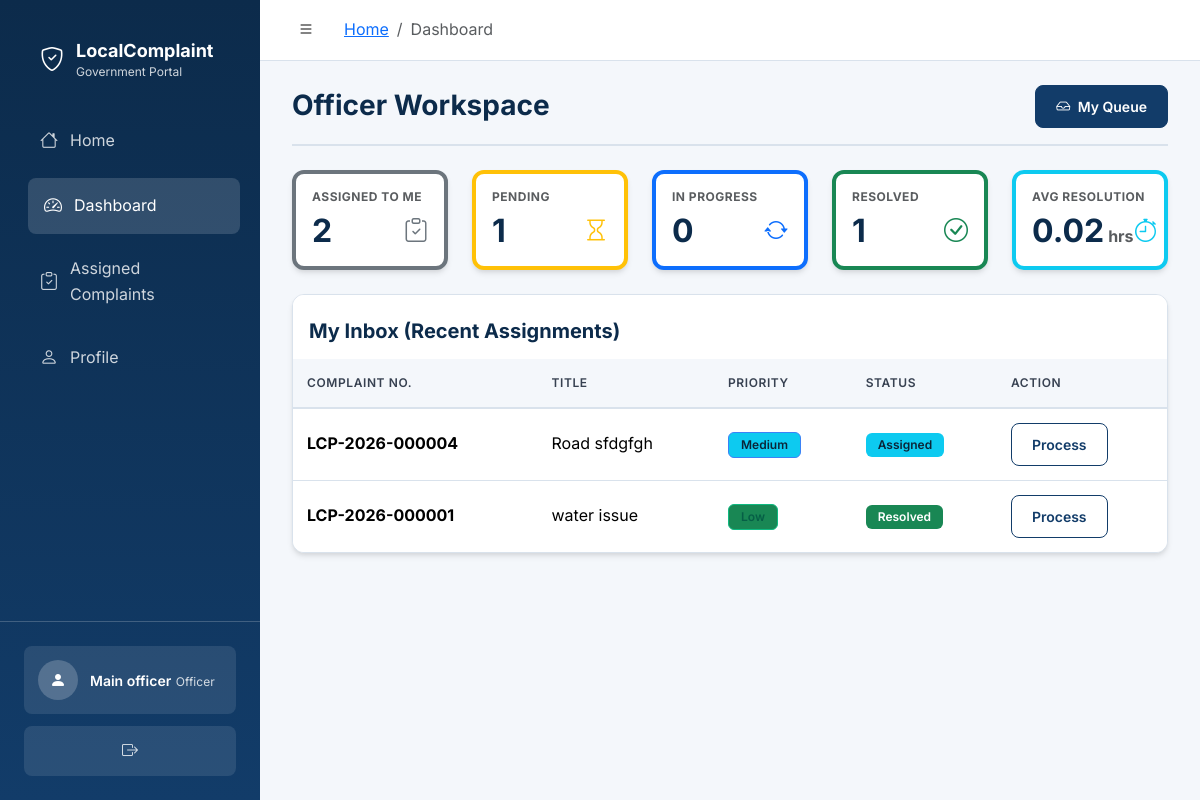
/officer/dashboard (signed in), run on an earlier commit of the app's database.
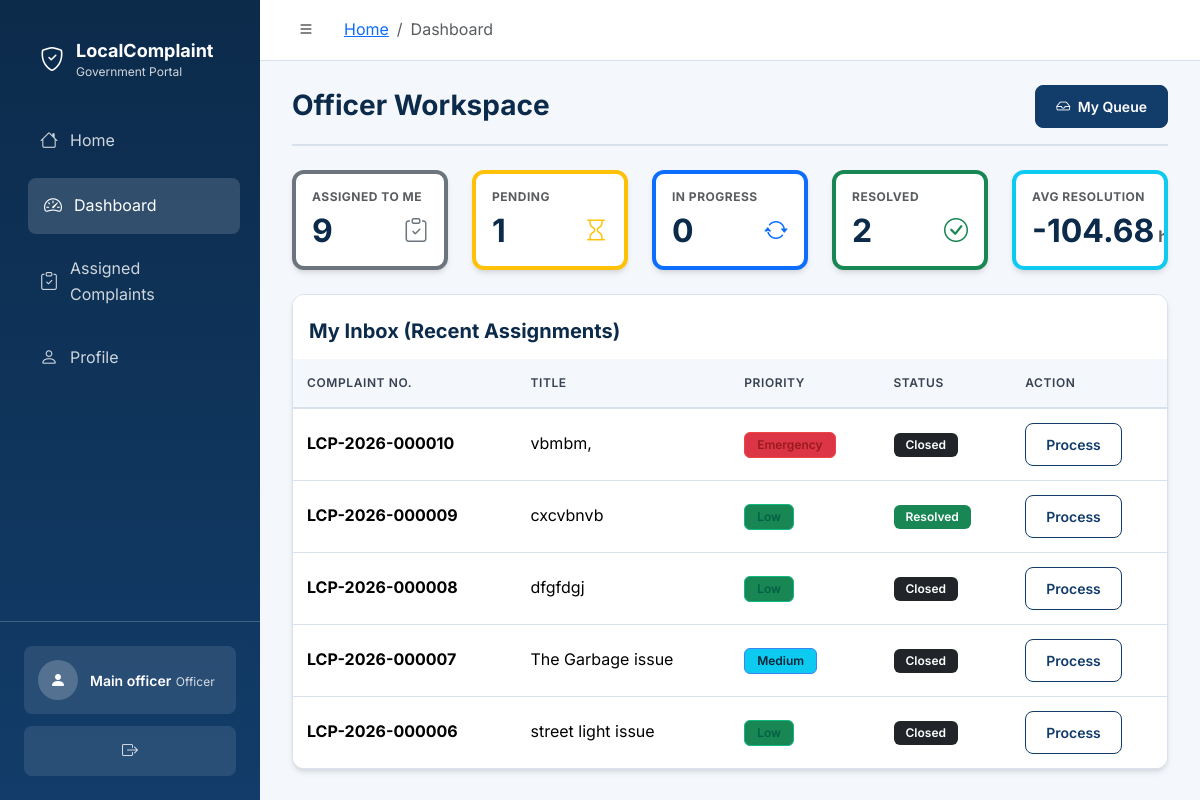
And on a later commit of the database.
### backend/models/complaint.py (models this page shows, shortened)
class Complaint(db.Model):
    __tablename__ = "complaints"
    STATUS_SUBMITTED = "Submitted"
    STATUS_ASSIGNED = "Assigned"
    STATUS_IN_PROGRESS = "In Progress"
    STATUS_RESOLVED = "Resolved"
    STATUS_CLOSED = "Closed"
    STATUSES = (
        STATUS_SUBMITTED,
        STATUS_ASSIGNED,
        STATUS_IN_PROGRESS,
        STATUS_RESOLVED,
        STATUS_CLOSED,
    )
    PRIORITY_LOW = "Low"
    PRIORITY_MEDIUM = "Medium"
    PRIORITY_HIGH = "High"
    PRIORITY_EMERGENCY = "Emergency"
    PRIORITIES = (
        PRIORITY_LOW,
        PRIORITY_MEDIUM,
        PRIORITY_HIGH,
        PRIORITY_EMERGENCY,
    )
    ESCALATION_NORMAL = "Normal"
    ESCALATION_URGENT = "Urgent"
    ESCALATION_CRITICAL = "Critical"
    ESCALATION_LEVELS = (
        ESCALATION_NORMAL,
        ESCALATION_URGENT,
        ESCALATION_CRITICAL,
    )
    REFILE_AFTER_DAYS = 7
    complaint_id = db.Column(db.Integer, primary_key=True, autoincrement=True)
    complaint_number = db.Column(
        db.String(30),
        unique=True,
        nullable=True,
        index=True,
    )
    title = db.Column(db.String(200), nullable=False)
    description = db.Column(db.Text, nullable=False)
    category_id = db.Column(
        db.Integer,
        db.ForeignKey(
            "complaint_categories.category_id",
            ondelete="RESTRICT",
            onupdate="CASCADE",
        ),
        nullable=False,
        index=True,
    )
    priority = db.Column(
        db.Enum(*PRIORITIES, name="complaint_priority"),
        nullable=False,
        default=PRIORITY_MEDIUM,
        index=True,
    )
    status = db.Column(
        db.Enum(*STATUSES, name="complaint_status"),
        nullable=False,
        default=STATUS_SUBMITTED,
        index=True,
    )
    escalation_level = db.Column(
        db.Enum(*ESCALATION_LEVELS, name="complaint_escalation_level"),
        nullable=False,
        default=ESCALATION_NORMAL,
        index=True,
    )
    location = db.Column(db.String(255), nullable=False)
    ward_id = db.Column(
        db.Integer,
        db.ForeignKey("wards.ward_id", ondelete="RESTRICT", onupdate="CASCADE"),
        nullable=False,
        index=True,
    )
    citizen_id = db.Column(
        db.Integer,
        db.ForeignKey("users.user_id", ondelete="RESTRICT", onupdate="CASCADE"),
        nullable=False,
        index=True,
    )
    assigned_officer_id = db.Column(
        db.Integer,
        db.ForeignKey("users.user_id", ondelete="SET NULL", onupdate="CASCADE"),
        index=True,
    )
    before_image_path = db.Column(db.String(255))
    after_image_path = db.Column(db.String(255))
    resolution_notes = db.Column(db.Text)
    work_performed = db.Column(db.Text)
    materials_used = db.Column(db.Text)
    additional_remarks = db.Column(db.Text)
    is_active = db.Column(db.Boolean, nullable=False, default=True, index=True)
    submitted_at = db.Column(
        db.DateTime,
        nullable=False,
        default=datetime.utcnow,
        index=True,
    )
    assigned_at = db.Column(db.DateTime)
    resolved_at = db.Column(db.DateTime)
    closed_at = db.Column(db.DateTime)
    created_at = db.Column(db.DateTime, nullable=False, default=datetime.utcnow)
    updated_at = db.Column(
        db.DateTime,
        nullable=False,
        default=datetime.utcnow,
        onupdate=datetime.utcnow,
    )
    category = db.relationship(
        "ComplaintCategory",
        back_populates="complaints",
    )
    ward = db.relationship(
        "Ward",
        back_populates="complaints",
    )
    citizen = db.relationship(
        "User",
        foreign_keys=[citizen_id],
        back_populates="citizen_complaints",
    )
    assigned_officer = db.relationship(
        "User",
        foreign_keys=[assigned_officer_id],
        back_populates="assigned_complaints",
    )
    updates = db.relationship(
        "ComplaintUpdate",
        back_populates="complaint",
        lazy="dynamic",
        cascade="all, delete-orphan",
        order_by="ComplaintUpdate.created_at.asc()",
    )
    notifications = db.relationship(
        "Notification",
        back_populates="complaint",
        lazy="dynamic",
    )
    feedback = db.relationship(
        "Feedback",
        back_populates="complaint",
        uselist=False,
        cascade="all, delete-orphan",
    )

### backend/routes/officer_routes.py (the view)
@officer_bp.route("/dashboard")
@officer_required
def dashboard():
    complaints = assigned_complaints_query()
    total_assigned = complaints.count()
    pending_complaints = complaints.filter(
        Complaint.status.in_(
            [
                Complaint.STATUS_SUBMITTED,
                Complaint.STATUS_ASSIGNED,
            ]
        )
    ).count()
    in_progress_complaints = complaints.filter(
        Complaint.status == Complaint.STATUS_IN_PROGRESS
    ).count()
    resolved_complaints = complaints.filter(
        Complaint.status == Complaint.STATUS_RESOLVED
    ).count()
    resolved_with_times = complaints.filter(
        Complaint.resolved_at.isnot(None),
        Complaint.assigned_at.isnot(None),
    ).all()
    resolution_hours = [
        (complaint.resolved_at - complaint.assigned_at).total_seconds() / 3600
        for complaint in resolved_with_times
    ]
    average_resolution_hours = (
        sum(resolution_hours) / len(resolution_hours) if resolution_hours else 0
    )
    recent_assigned_complaints = (
        complaints.options(
            db.joinedload(Complaint.category),
            db.joinedload(Complaint.ward),
            db.joinedload(Complaint.citizen),
        )
        .order_by(Complaint.submitted_at.desc())
        .limit(5)
        .all()
    )
    return render_template(
        "officer/dashboard.html",
        total_assigned=total_assigned,
        pending_complaints=pending_complaints,
        in_progress_complaints=in_progress_complaints,
        resolved_complaints=resolved_complaints,
        average_resolution_hours=round(average_resolution_hours or 0, 2),
        recent_assigned_complaints=recent_assigned_complaints,
    )

### backend/__init__.py (called while the page is built)
def create_app(config_name=None):
    app = Flask(
        __name__,
        static_folder="static",
        template_folder="templates",
    )
    load_config(app, config_name)
    init_extensions(app)
    register_blueprints(app)
    register_context_processors(app)
    register_jinja_filters(app)
    register_cli_commands(app)
    register_error_handlers(app)
    configure_session_security(app)
    ensure_upload_directories(app)
    register_temporary_routes(app)
    @app.after_request
    def add_header(response):
        response.headers["Cache-Control"] = "no-store, no-cache, must-revalidate, post-check=0, pre-check=0, max-age=0"
        response.headers["Pragma"] = "no-cache"
        response.headers["Expires"] = "-1"
        return response
    return app

### backend/extensions.py (called while the page is built)
@login_manager.user_loader
def load_user(user_id):
    from backend.models import User
    if not user_id:
        return None
    try:
        return db.session.get(User, int(user_id))
    except (TypeError, ValueError):
        return None

### backend/templates/officer/dashboard.html (shortened to what this page needs)
{% extends "base_dashboard.html" %}
{% import "components/macros.html" as ui %}
{% block content %}
<div class="page-header d-flex justify-content-between align-items-center mb-4">
  <h1 class="h3 mb-0">Officer Workspace</h1>
  <div class="header-actions">
    <a href="{{ url_for('officer.assigned_complaints') }}" class="btn btn-primary btn-sm"><i class="bi bi-inbox me-1"></i> My Queue</a>
  </div>
</div>
<div class="row row-cols-1 row-cols-md-3 row-cols-xl-5 g-4 mb-4">
  <div class="col">
    <div class="card card-dashboard h-100 border-start border-secondary border-4">
      <div class="card-body">
        <h6 class="text-muted text-uppercase mb-2" style="font-size: 0.75rem; letter-spacing: 0.5px;">Assigned To Me</h6>
        <div class="d-flex justify-content-between align-items-center">
          <h2 class="mb-0">{{ total_assigned }}</h2>
          <i class="bi bi-clipboard-check text-secondary fs-4"></i>
        </div>
      </div>
    </div>
  </div>
  <div class="col">
    <div class="card card-dashboard h-100 border-start border-warning border-4">
      <div class="card-body">
        <h6 class="text-muted text-uppercase mb-2" style="font-size: 0.75rem; letter-spacing: 0.5px;">Pending</h6>
        <div class="d-flex justify-content-between align-items-center">
          <h2 class="mb-0">{{ pending_complaints }}</h2>
          <i class="bi bi-hourglass text-warning fs-4"></i>
        </div>
      </div>
    </div>
  </div>
  <div class="col">
    <div class="card card-dashboard h-100 border-start border-primary border-4">
      <div class="card-body">
        <h6 class="text-muted text-uppercase mb-2" style="font-size: 0.75rem; letter-spacing: 0.5px;">In Progress</h6>
        <div class="d-flex justify-content-between align-items-center">
          <h2 class="mb-0">{{ in_progress_complaints }}</h2>
          <i class="bi bi-arrow-repeat text-primary fs-4"></i>
        </div>
      </div>
    </div>
  </div>
  <div class="col">
    <div class="card card-dashboard h-100 border-start border-success border-4">
      <div class="card-body">
        <h6 class="text-muted text-uppercase mb-2" style="font-size: 0.75rem; letter-spacing: 0.5px;">Resolved</h6>
        <div class="d-flex justify-content-between align-items-center">
          <h2 class="mb-0">{{ resolved_complaints }}</h2>
          <i class="bi bi-check-circle text-success fs-4"></i>
        </div>
      </div>
    </div>
  </div>
  <div class="col">
    <div class="card card-dashboard h-100 border-start border-info border-4">
      <div class="card-body">
        <h6 class="text-muted text-uppercase mb-2" style="font-size: 0.75rem; letter-spacing: 0.5px;">Avg Resolution</h6>
        <div class="d-flex justify-content-between align-items-center">
          <h2 class="mb-0">{{ average_resolution_hours }}<small class="fs-6 text-muted ms-1">hrs</small></h2>
          <i class="bi bi-stopwatch text-info fs-4"></i>
        </div>
      </div>
    </div>
  </div>
</div>
<div class="card card-dashboard">
  <div class="card-header bg-white border-0 pt-4 pb-0 d-flex justify-content-between align-items-center">
    <h5 class="card-title mb-0">My Inbox (Recent Assignments)</h5>
  </div>
  <div class="card-body p-0 mt-3">
    <div class="table-responsive">
      <table class="table table-modern mb-0">
        <thead>
          <tr>
            <th>Complaint No.</th>
            <th>Title</th>
            <th>Priority</th>
            <th>Status</th>
            <th>Action</th>
          </tr>
        </thead>
        <tbody>
          {% for complaint in recent_assigned_complaints %}
          <tr>
            <td><strong>{{ complaint.complaint_number }}</strong></td>
            <td>{{ complaint.title | truncate(40) }}</td>
            <td>{{ ui.priority_badge(complaint.priority) }}</td>
            <td>{{ ui.status_badge(complaint.status) }}</td>
            <td>
              <a href="{{ url_for('officer.complaint_detail', complaint_id=complaint.complaint_id) }}" class="btn btn-sm btn-outline-primary">Process</a>
            </td>
          </tr>
          {% endfor %}
        </tbody>
      </table>
    </div>
  </div>
</div>
{% endblock %}

### backend/templates/base_dashboard.html (shortened to what this page needs)
<!doctype html>
<html lang="en">
<head>
  <link href="https://cdn.jsdelivr.net/npm/bootstrap@5.3.3/dist/css/bootstrap.min.css" rel="stylesheet">
  <link href="https://cdn.jsdelivr.net/npm/bootstrap-icons@1.11.3/font/bootstrap-icons.min.css" rel="stylesheet">
  <link rel="stylesheet" href="{{ url_for('static', filename='css/style.css') }}">
</head>
<body class="dashboard-body">
  <aside class="sidebar" id="sidebar">
    <div class="sidebar-header">
      <a href="{{ url_for('index') }}" class="sidebar-brand">
        <div class="sidebar-brand-icon"><i class="bi bi-shield-check"></i></div>
        <div class="sidebar-brand-text">
          <span class="sidebar-brand-title">LocalComplaint</span>
          <span class="sidebar-brand-sub">Government Portal</span>
        </div>
      </a>
    </div>
    <nav class="sidebar-nav">
      {% block sidebar_nav %}
        {% if current_user.is_authenticated %}
          {% if current_user.role == 'citizen' %}
            {% include "components/sidebar_citizen.html" %}
          {% elif current_user.role == 'officer' %}
            {% include "components/sidebar_officer.html" %}
          {% elif current_user.role == 'admin' %}
            {% include "components/sidebar_admin.html" %}
          {% endif %}
        {% endif %}
      {% endblock %}
    </nav>
    <div class="sidebar-footer">
      <div class="sidebar-user">
        <div class="sidebar-user-avatar">
          <i class="bi bi-person-fill"></i>
        </div>
        <div class="sidebar-user-info">
          <span class="sidebar-user-name">{{ current_user.full_name if current_user.is_authenticated else 'Guest' }}</span>
          <span class="sidebar-user-role">{{ current_user.role | capitalize if current_user.is_authenticated else '' }}</span>
        </div>
      </div>
      <a href="{{ url_for('auth.logout') }}" class="sidebar-logout" title="Logout">
        <i class="bi bi-box-arrow-right"></i>
      </a>
    </div>
  </aside>
  <div class="main-wrapper">
    <header class="topbar">
      <button class="topbar-toggle" id="sidebarToggle" aria-label="Toggle sidebar">
        <i class="bi bi-list"></i>
      </button>
      <div class="topbar-breadcrumb">
        {% block breadcrumb %}
          {% set path_parts = request.path.strip('/').split('/') %}
          <nav aria-label="breadcrumb">
            <ol class="breadcrumb mb-0">
              <li class="breadcrumb-item"><a href="{{ url_for(current_user.role|lower + '.dashboard') if current_user.is_authenticated else url_for('index') }}">Home</a></li>
              {% for part in path_parts %}
                {% if part != current_user.role|lower %}
                  {% if loop.last %}
                    <li class="breadcrumb-item active" aria-current="page">{{ part | replace('_', ' ') | replace('-', ' ') | title }}</li>
                  {% else %}
                    <li class="breadcrumb-item text-muted">{{ part | replace('_', ' ') | replace('-', ' ') | title }}</li>
                  {% endif %}
                {% endif %}
              {% endfor %}
            </ol>
          </nav>
        {% endblock %}
      </div>
    </header>
    <main class="page-content">
      {% block content %}{% endblock %}
    </main>
  </div>
</body>
</html>

### backend/templates/components/macros.html (shortened to what this page needs)
{% macro status_badge(status) %}
  {% set badge_class = status | replace(' ', '-') %}
  <span class="badge badge-status-{{ badge_class }}">{{ status }}</span>
{% endmacro %}
{% macro priority_badge(priority) %}
  <span class="badge badge-priority-{{ priority }}">{{ priority }}</span>
{% endmacro %}

What changed in the data, as far as the page shows it:
no longer on this page (row edited): Complaint: complaint_number "LCP-2026-000004", title "Road sfdgfgh", priority "Medium", status "Assigned"
no longer on this page (row unchanged): Complaint: complaint_number "LCP-2026-000001", title "water issue", priority "Low", status "Resolved"
added Complaint: complaint_number "LCP-2026-000010", title "vbmbm,", priority "Emergency", status "Closed"
added Complaint: complaint_number "LCP-2026-000009", title "cxcvbnvb", priority "Low", status "Resolved"
added Complaint: complaint_number "LCP-2026-000008", title "dfgfdgj", priority "Low", status "Closed"
added Complaint: complaint_number "LCP-2026-000007", title "The Garbage issue", priority "Medium", status "Closed"
added Complaint: complaint_number "LCP-2026-000006", title "street light issue", priority "Low", status "Closed"
Also different on the page:
{{ total_assigned }}: "2" → "9"
{{ resolved_complaints }}: "1" → "2"
{{ average_resolution_hours }}: "0.02" → "-104.68"
